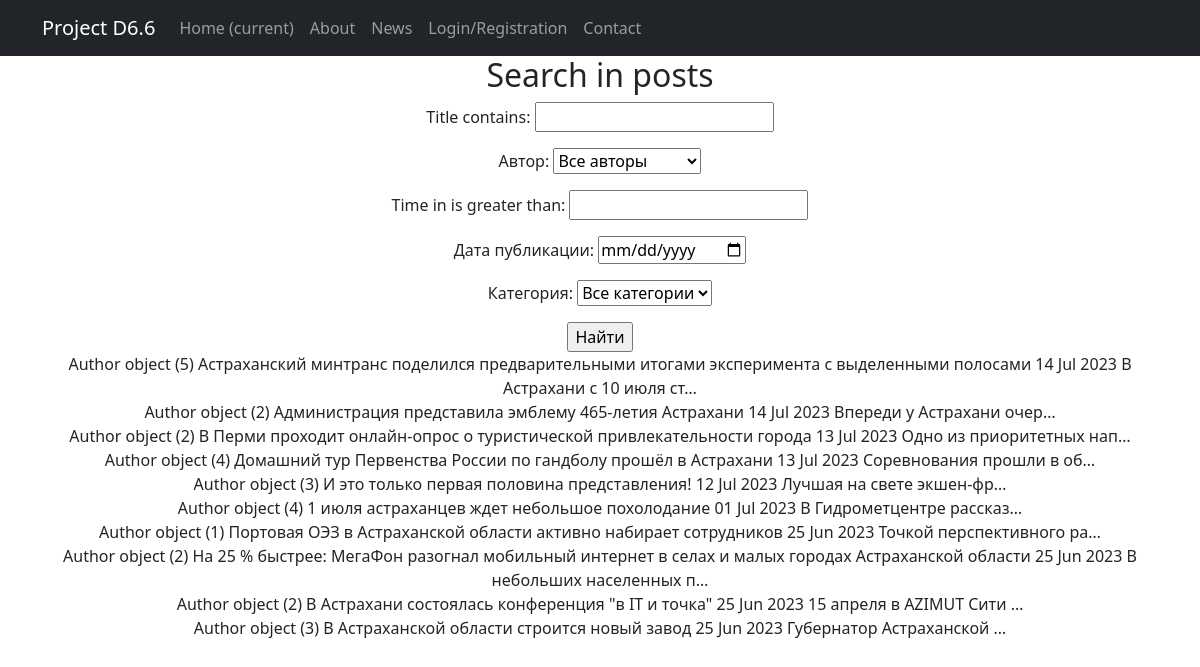
The app's page /news/search/ with its own data.
### news/models.py (models this page shows, shortened)
class Post(models.Model):  # класс Post
    news = 'NE'
    article = 'AR'
    CATSELECT = [
        (news, 'Новость'),
        (article, 'Статья')
    ]
    objects = None
    author = models.ForeignKey(Author, on_delete=models.CASCADE)  # связь «один ко многим» с моделью Author
    time_in = models.DateTimeField(auto_now_add=True)  # автоматическое присвоение даты и времени создания
    title = models.CharField(max_length=255)  # длина заголовка
    choice_field = models.CharField(max_length=2, choices=CATSELECT)  # поле выбора категории новость/статья
    content = models.TextField()  # содержание статьи/новости
    rating = models.IntegerField(default=0)  # рейтинг статьи/новости
    category = models.ManyToManyField(Category, through='PostCategory', related_name='PostCategory')  # связь «многие ко многим» с моделью Category (с дополнительной моделью PostCategory)

class Author(models.Model):  # наследуемся от класса Model
    objects = None
    user = models.OneToOneField(User, on_delete=models.CASCADE)  # имя автора в соответствии с шаблоном User
    rating = models.IntegerField(default=0)  # рейтинг автора

### news/views.py (the view)
# urls.py: path('search/', PostSearch.as_view()),
class PostSearch(ListView):
    model = Post
    ordering = '-time_in'
    filterset_class = PostFilter
    template_name = 'search.html'
    context_object_name = 'search'
    paginate_by = 10
    def get_queryset(self):
        queryset = super().get_queryset()
        self.filterset = PostFilter(self.request.GET, queryset)
        return self.filterset.qs
    def get_context_data(self, **kwargs):
        context = super().get_context_data(**kwargs)
        context['filterset'] = self.filterset
        return context

### news/models.py (called while the page is built)
    def __str__(self):
        return self.name.title()

### templates/search.html (shortened to what this page needs)
{% extends 'flatpages/default.html' %}
{% block content %}
    <h2>Search in posts</h2>
    <form action="" method="get">
        {{ filterset.form.as_p }}
        <input type="submit" value="Найти"/>
    </form>
    {% for post in search %}
     <div>
     {{ post.author }}
     {{ post.title }}
     {{ post.time_in|date:'d M Y' }}
     {{ post.content|truncatechars:25 }}
     </div>
    {% endfor %}
{% endblock content %}

### records on screen
Post: author "Author object (5)", title "Астраханский минтранс поделился предварительными итогами эксперимента с выделенными полосами", time_in "14 Jul 2023", content "В Астрахани с 10 июля ст…"
Post: author "Author object (2)", title "Администрация представила эмблему 465-летия Астрахани", time_in "14 Jul 2023", content "Впереди у Астрахани очер…"
Post: author "Author object (2)", title "В Перми проходит онлайн-опрос о туристической привлекательности города", time_in "13 Jul 2023", content "Одно из приоритетных нап…"
Post: author "Author object (4)", title "Домашний тур Первенства России по гандболу прошёл в Астрахани", time_in "13 Jul 2023", content "Соревнования прошли в об…"
Post: author "Author object (3)", title "И это только первая половина представления!", time_in "12 Jul 2023", content "Лучшая на свете экшен-фр…"
Post: author "Author object (4)", title "1 июля астраханцев ждет небольшое похолодание", time_in "01 Jul 2023", content "В Гидрометцентре рассказ…"
Post: author "Author object (1)", title "Портовая ОЭЗ в Астраханской области активно набирает сотрудников", time_in "25 Jun 2023", content "Точкой перспективного ра…"
Post: author "Author object (2)", title "На 25 % быстрее: МегаФон разогнал мобильный интернет в селах и малых городах Астраханской области", time_in "25 Jun 2023", content "В небольших населенных п…"
Post: author "Author object (2)", title "В Астрахани состоялась конференция \"в IT и точка\"", time_in "25 Jun 2023", content "15 апреля в AZIMUT Сити …"
Post: author "Author object (3)", title "В Астраханской области строится новый завод", time_in "25 Jun 2023", content "Губернатор Астраханской …"
